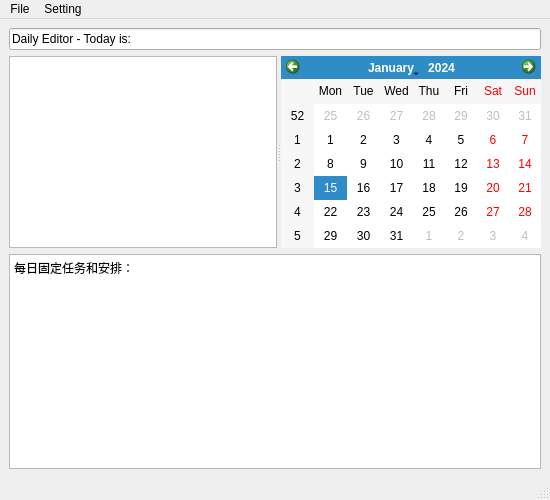
<?xml version="1.0" encoding="UTF-8"?>
<ui version="4.0">
 <class>MainWindow</class>
 <widget class="QMainWindow" name="MainWindow">
  <property name="geometry">
   <rect>
    <x>0</x>
    <y>0</y>
    <width>550</width>
    <height>500</height>
   </rect>
  </property>
  <property name="sizePolicy">
   <sizepolicy hsizetype="Minimum" vsizetype="Preferred">
    <horstretch>0</horstretch>
    <verstretch>0</verstretch>
   </sizepolicy>
  </property>
  <property name="minimumSize">
   <size>
    <width>350</width>
    <height>200</height>
   </size>
  </property>
  <property name="windowTitle">
   <string>MainWindow</string>
  </property>
  <widget class="QWidget" name="centralwidget">
   <layout class="QVBoxLayout" name="verticalLayout">
    <item>
     <widget class="QLineEdit" name="lineEdit">
      <property name="text">
       <string>Daily Editor - Today is: </string>
      </property>
     </widget>
    </item>
    <item>
     <widget class="QSplitter" name="splitter">
      <property name="orientation">
       <enum>Qt::Orientation::Horizontal</enum>
      </property>
      <widget class="QTextEdit" name="textEdit"/>
      <widget class="QCalendarWidget" name="calendarWidget">
       <property name="sizePolicy">
        <sizepolicy hsizetype="Fixed" vsizetype="Fixed">
         <horstretch>0</horstretch>
         <verstretch>0</verstretch>
        </sizepolicy>
       </property>
      </widget>
     </widget>
    </item>
    <item>
     <widget class="QTextEdit" name="textEdit_2">
      <property name="html">
       <string>&lt;!DOCTYPE HTML PUBLIC &quot;-//W3C//DTD HTML 4.0//EN&quot; &quot;http://www.w3.org/TR/REC-html40/strict.dtd&quot;&gt;
&lt;html&gt;&lt;head&gt;&lt;meta name=&quot;qrichtext&quot; content=&quot;1&quot; /&gt;&lt;meta charset=&quot;utf-8&quot; /&gt;&lt;style type=&quot;text/css&quot;&gt;
p, li { white-space: pre-wrap; }
hr { height: 1px; border-width: 0; }
li.unchecked::marker { content: &quot;\2610&quot;; }
li.checked::marker { content: &quot;\2612&quot;; }
&lt;/style&gt;&lt;/head&gt;&lt;body style=&quot; font-family:'Microsoft YaHei UI'; font-size:9pt; font-weight:400; font-style:normal;&quot;&gt;
&lt;p style=&quot; margin-top:0px; margin-bottom:0px; margin-left:0px; margin-right:0px; -qt-block-indent:0; text-indent:0px;&quot;&gt;每日固定任务和安排：&lt;/p&gt;
&lt;p style=&quot;-qt-paragraph-type:empty; margin-top:0px; margin-bottom:0px; margin-left:0px; margin-right:0px; -qt-block-indent:0; text-indent:0px;&quot;&gt;&lt;br /&gt;&lt;/p&gt;&lt;/body&gt;&lt;/html&gt;</string>
      </property>
     </widget>
    </item>
   </layout>
  </widget>
  <widget class="QMenuBar" name="menubar">
   <property name="geometry">
    <rect>
     <x>0</x>
     <y>0</y>
     <width>550</width>
     <height>22</height>
    </rect>
   </property>
   <widget class="QMenu" name="menuSave">
    <property name="title">
     <string>File</string>
    </property>
    <addaction name="actionSave"/>
    <addaction name="actionClear"/>
   </widget>
   <widget class="QMenu" name="menuSetting">
    <property name="title">
     <string>Setting</string>
    </property>
    <addaction name="actionStoragePathSetting"/>
   </widget>
   <addaction name="menuSave"/>
   <addaction name="menuSetting"/>
  </widget>
  <widget class="QStatusBar" name="statusbar"/>
  <action name="actionSave">
   <property name="text">
    <string>Save</string>
   </property>
  </action>
  <action name="actionClear">
   <property name="text">
    <string>Clear</string>
   </property>
  </action>
  <action name="actionStoragePathSetting">
   <property name="text">
    <string>StoragePathSetting</string>
   </property>
  </action>
 </widget>
 <resources/>
 <connections/>
</ui>
